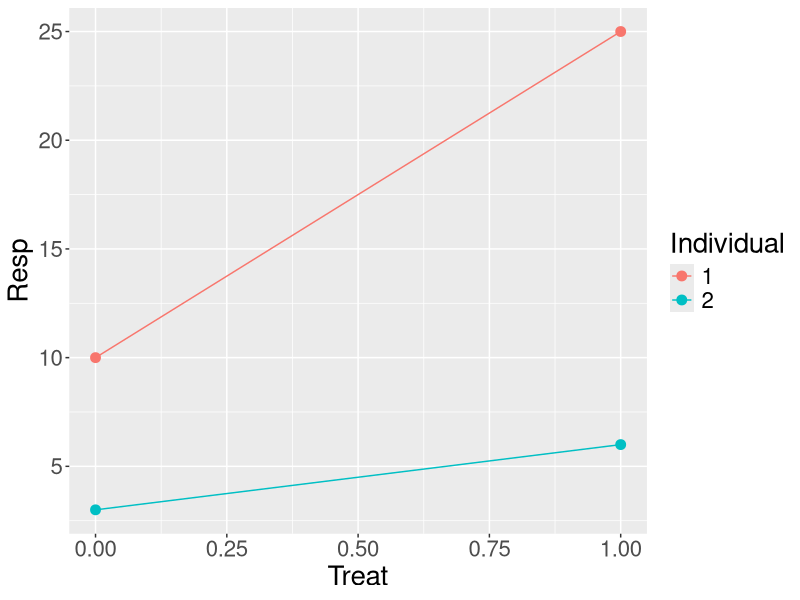

The R source for this figure:
## ---- chunk 1
knitr::opts_chunk$set(echo = TRUE)
knitr::opts_chunk$set(options(warn=-1))
knitr::opts_knit$set(root.dir="/home/nikolay/Documents/Medium/REML/")
## ---- chunk 2
library("ggplot2")
df<-data.frame(Treat=c(0,1,0,1),
               Resp=c(10,25,3,6),
               Ind=c(1,1,2,2))
df
ggplot(df, aes(x=Treat, y=Resp, color=factor(Ind), group=Ind)) + 
  geom_point(size=3) + theme(text = element_text(size = 20)) + geom_line() + labs(color="Individual")
## ---- chunk 3
library("lme4")
summary(lmer(Resp ~ Treat + (1 | Ind), df, REML = FALSE))
## ---- chunk 4
library("lme4")
summary(lmer(Resp ~ Treat + (1 | Ind), df, REML = TRUE))
## ---- chunk 5
f<-function(x)
{
  sigma  <-  x[1]
  sigmas <-  x[2]
  beta1  <-  6.5
  beta2  <-  15.5
  y11    <-  3
  y12    <-  10
  y21    <-  6
  y22    <-  25
  -(1/2)*log(4*sigmas^4*sigma^4 + 4*sigmas^2*sigma^6 + sigma^8) -(1/2)*log(4/((sigma^2)*(sigma^2+2*sigmas^2)))- (1/2)*(1/((sigma^2)*(sigma^2+2*sigmas^2)))*(((y11-beta1)^2)*(sigma^2+sigmas^2) - 2*(y11-beta1)*(y21-beta2)*(sigmas^2) + ((y21-beta2)^2)*(sigma^2+sigmas^2) + ((y12-beta1)^2)*(sigma^2+sigmas^2) - 2*(y12-beta1)*(y22-beta2)*(sigmas^2) + ((y22-beta2)^2)*(sigma^2+sigmas^2))
}
optim(par=c(1,1),f,method="L-BFGS-B",lower=c(1,1),upper=c(10,10),hessian = TRUE,control=list(fnscale=-1))
